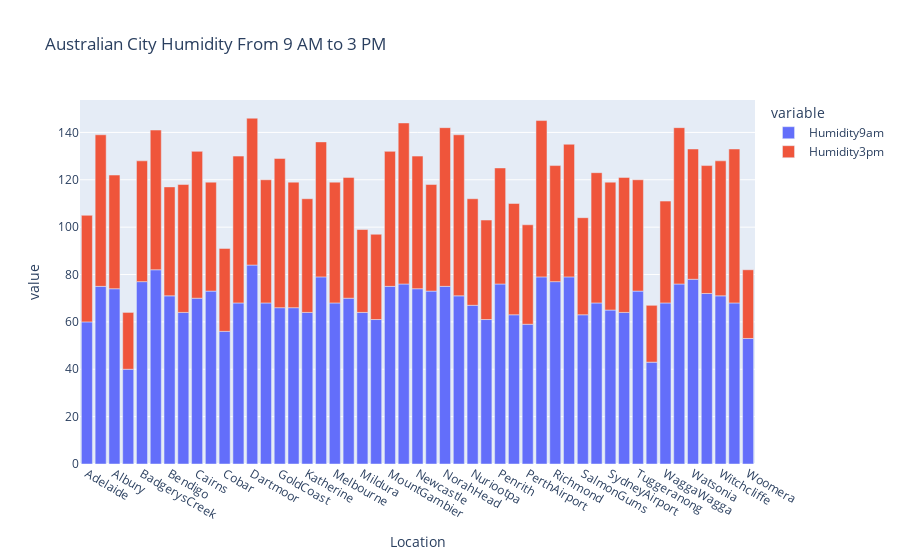

The code cell stored with this chart in its notebook:
### Markdown cell above
### E.2. Visualisasi Data Humidity Berdasarkan Lokasi

### Code cell
# Membuat grup untuk lokasi, humidity 9 am dan humidity 3 pm
loc_humidity = df_new.groupby("Location")[["Humidity9am", "Humidity3pm"]].mean().round()
loc_humidity = loc_humidity.reset_index()
loc_humidity.columns= ["Location","Humidity9am", "Humidity3pm"]

# Membuat judul
fig = px.bar(loc_humidity, x="Location", y=["Humidity9am", "Humidity3pm"], title="Australian City Humidity From 9 AM to 3 PM  ")

# Menampilkan
fig.show()

### Figure 1 — Plotly figure (JSON) as saved in the notebook; plotly's stock layout.template omitted (floating-point values rounded to 4 significant figures)
{"data": [{"alignmentgroup": "True", "hovertemplate": "variable=Humidity9am<br>Location=%{x}<br>value=%{y}<extra></extra>", "legendgroup": "Humidity9am", "marker": {"color": "#636efa", "pattern": {"shape": ""}}, "name": "Humidity9am", "offsetgroup": "Humidity9am", "orientation": "v", "showlegend": true, "textposition": "auto", "type": "bar", "x": ["Adelaide", "Albany", "Albury", "AliceSprings", "BadgerysCreek", "Ballarat", "Bendigo", "Brisbane", "Cairns", "Canberra", "Cobar", "CoffsHarbour", "Dartmoor", "Darwin", "GoldCoast", "Hobart", "Katherine", "Launceston", "Melbourne", "MelbourneAirport", "Mildura", "Moree", "MountGambier", "MountGinini", "Newcastle", "Nhil", "NorahHead", "NorfolkIsland", "Nuriootpa", "PearceRAAF", "Penrith", "Perth", "PerthAirport", "Portland", "Richmond", "Sale", "SalmonGums", "Sydney", "SydneyAirport", "Townsville", "Tuggeranong", "Uluru", "WaggaWagga", "Walpole", "Watsonia", "Williamtown", "Witchcliffe", "Wollongong", "Woomera"], "xaxis": "x", "y": [60, 75, 74, 40, 77, 82, 71, 64, 70, 73, 56, 68, 84, 68, 66, 66, 64, 79, 68, 70, 64, 61, 75, 76, 74, 73, 75, 71, 67, 61, 76, 63, 59, 79, 77, 79, 63, 68, 65, 64, 73, 43, 68, 76, 78, 72, 71, 68, 53], "yaxis": "y"}, {"alignmentgroup": "True", "hovertemplate": "variable=Humidity3pm<br>Location=%{x}<br>value=%{y}<extra></extra>", "legendgroup": "Humidity3pm", "marker": {"color": "#EF553B", "pattern": {"shape": ""}}, "name": "Humidity3pm", "offsetgroup": "Humidity3pm", "orientation": "v", "showlegend": true, "textposition": "auto", "type": "bar", "x": ["Adelaide", "Albany", "Albury", "AliceSprings", "BadgerysCreek", "Ballarat", "Bendigo", "Brisbane", "Cairns", "Canberra", "Cobar", "CoffsHarbour", "Dartmoor", "Darwin", "GoldCoast", "Hobart", "Katherine", "Launceston", "Melbourne", "MelbourneAirport", "Mildura", "Moree", "MountGambier", "MountGinini", "Newcastle", "Nhil", "NorahHead", "NorfolkIsland", "Nuriootpa", "PearceRAAF", "Penrith", "Perth", "PerthAirport", "Portland", "Richmond", "Sale", "SalmonGums", "Sydney", "SydneyAirport", "Townsville", "Tuggeranong", "Uluru", "WaggaWagga", "Walpole", "Watsonia", "Williamtown", "Witchcliffe", "Wollongong", "Woomera"], "xaxis": "x", "y": [45, 64, 48, 24, 51, 59, 46, 54, 62, 46, 35, 62, 62, 52, 63, 53, 48, 57, 51, 51, 35, 36, 57, 68, 56, 45, 67, 68, 45, 42, 49, 47, 42, 66, 49, 56, 41, 55, 54, 57, 47, 24, 43, 66, 55, 54, 57, 65, 29], "yaxis": "y"}], "layout": {"barmode": "relative", "legend": {"title": {"text": "variable"}, "tracegroupgap": 0}, "title": {"text": "Australian City Humidity From 9 AM to 3 PM  "}, "xaxis": {"anchor": "y", "domain": [0, 1], "title": {"text": "Location"}}, "yaxis": {"anchor": "x", "domain": [0, 1], "title": {"text": "value"}}}}
